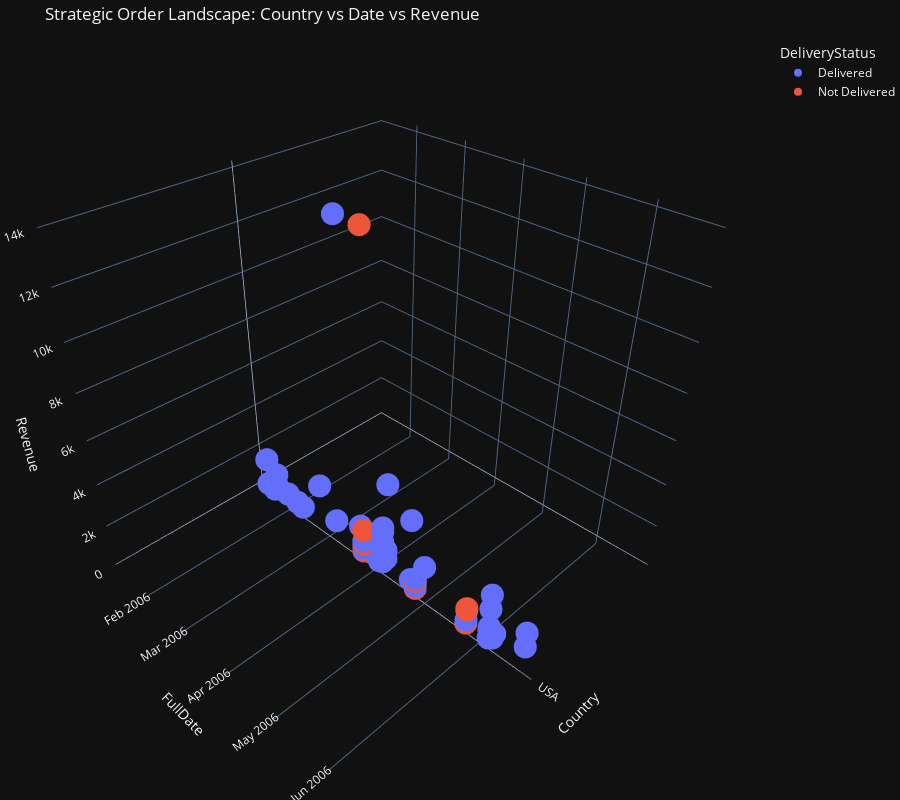

The notebook cell saved with this chart:
### Markdown cell above
## 6. 3D Order Landscape

### Code cell
fig_3d = px.scatter_3d(
    df,
    x='Country',
    y='FullDate',
    z='Revenue',
    color='DeliveryStatus',
    hover_data=['OrderId', 'ProductName'],
    title='Strategic Order Landscape: Country vs Date vs Revenue',
    template='plotly_dark',
    height=800
)
fig_3d.update_layout(margin=dict(l=0, r=0, b=0, t=40))
fig_3d.show()

### Figure 1 — Plotly figure (JSON) as saved in the notebook; plotly's stock layout.template omitted (floating-point values rounded to 4 significant figures)
{"data": [{"customdata": [[30, "Northwind Traders Beer"], [30, "Northwind Traders Dried Plums"], [31, "Northwind Traders Dried Pears"], [31, "Northwind Traders Dried Apples"], [31, "Northwind Traders Dried Plums"], [32, "Northwind Traders Chai"], [32, "Northwind Traders Coffee"], [33, "Northwind Traders Chocolate Biscuits Mix"], [34, "Northwind Traders Chocolate Biscuits Mix"], [35, "Northwind Traders Chocolate"], [36, "Northwind Traders Clam Chowder"], [37, "Northwind Traders Curry Sauce"], [38, "Northwind Traders Coffee"], [39, "Northwind Traders Chocolate"], [40, "Northwind Traders Green Tea"], [42, "Northwind Traders Boysenberry Spread"], [42, "Northwind Traders Cajun Seasoning"], [42, "Northwind Traders Chocolate Biscuits Mix"], [45, "Northwind Traders Clam Chowder"], [45, "Northwind Traders Crab Meat"], [46, "Northwind Traders Ravioli"], [46, "Northwind Traders Mozzarella"], [47, "Northwind Traders Beer"], [48, "Northwind Traders Curry Sauce"], [48, "Northwind Traders Chocolate Biscuits Mix"], [50, "Northwind Traders Scones"], [51, "Northwind Traders Olive Oil"], [51, "Northwind Traders Clam Chowder"], [51, "Northwind Traders Crab Meat"], [56, "Northwind Traders Chocolate"], [55, "Northwind Traders Beer"], [79, "Northwind Traders Dried Pears"], [79, "Northwind Traders Dried Apples"], [78, "Northwind Traders Fruit Cocktail"], [77, "Northwind Traders Boysenberry Spread"], [76, "Northwind Traders Cajun Seasoning"], [75, "Northwind Traders Chocolate"], [74, "Northwind Traders Chocolate"], [73, "Northwind Traders Clam Chowder"], [72, "Northwind Traders Coffee"], [67, "Northwind Traders Almonds"], [60, "Northwind Traders Mozzarella"], [63, "Northwind Traders Syrup"], [63, "Northwind Traders Curry Sauce"], [58, "Northwind Traders Marmalade"], [58, "Northwind Traders Long Grain Rice"]], "hovertemplate": "DeliveryStatus=Delivered<br>Country=%{x}<br>FullDate=%{y}<br>Revenue=%{z}<br>OrderId=%{customdata[0]}<br>ProductName=%{customdata[1]}<extra></extra>", "legendgroup": "Delivered", "marker": {"color": "#636efa", "symbol": "circle"}, "mode": "markers", "name": "Delivered", "scene": "scene", "showlegend": true, "type": "scatter3d", "x": ["USA", "USA", "USA", "USA", "USA", "USA", "USA", "USA", "USA", "USA", "USA", "USA", "USA", "USA", "USA", "USA", "USA", "USA", "USA", "USA", "USA", "USA", "USA", "USA", "USA", "USA", "USA", "USA", "USA", "USA", "USA", "USA", "USA", "USA", "USA", "USA", "USA", "USA", "USA", "USA", "USA", "USA", "USA", "USA", "USA", "USA"], "y": ["2006-01-15T00:00:00.000000000", "2006-01-15T00:00:00.000000000", "2006-01-20T00:00:00.000000000", "2006-01-20T00:00:00.000000000", "2006-01-20T00:00:00.000000000", "2006-01-22T00:00:00.000000000", "2006-01-22T00:00:00.000000000", "2006-01-30T00:00:00.000000000", "2006-02-06T00:00:00.000000000", "2006-02-10T00:00:00.000000000", "2006-02-23T00:00:00.000000000", "2006-03-06T00:00:00.000000000", "2006-03-10T00:00:00.000000000", "2006-03-22T00:00:00.000000000", "2006-03-24T00:00:00.000000000", "2006-03-24T00:00:00.000000000", "2006-03-24T00:00:00.000000000", "2006-03-24T00:00:00.000000000", "2006-04-07T00:00:00.000000000", "2006-04-07T00:00:00.000000000", "2006-04-05T00:00:00.000000000", "2006-04-05T00:00:00.000000000", "2006-04-08T00:00:00.000000000", "2006-04-05T00:00:00.000000000", "2006-04-05T00:00:00.000000000", "2006-04-05T00:00:00.000000000", "2006-04-05T00:00:00.000000000", "2006-04-05T00:00:00.000000000", "2006-04-05T00:00:00.000000000", "2006-04-03T00:00:00.000000000", "2006-04-05T00:00:00.000000000", "2006-06-23T00:00:00.000000000", "2006-06-23T00:00:00.000000000", "2006-06-05T00:00:00.000000000", "2006-06-05T00:00:00.000000000", "2006-06-05T00:00:00.000000000", "2006-06-05T00:00:00.000000000", "2006-06-08T00:00:00.000000000", "2006-06-05T00:00:00.000000000", "2006-06-07T00:00:00.000000000", "2006-05-24T00:00:00.000000000", "2006-04-30T00:00:00.000000000", "2006-04-25T00:00:00.000000000", "2006-04-25T00:00:00.000000000", "2006-04-22T00:00:00.000000000", "2006-04-22T00:00:00.000000000"], "z": [1400.0, 105.0, 300.0, 530.0, 35.0, 270.0, 920.0, 276.0, 184.0, 127.5, 1930.0, 680.0, 13800.0, 1275.0, 598.0, 250.0, 220.0, 92.0, 482.5, 920.0, 1950.0, 1740.0, 4200.0, 1000.0, 230.0, 200.0, 533.8, 289.5, 552.0, 127.5, 1218.0, 900.0, 1590.0, 1560.0, 2250.0, 660.0, 510.0, 510.0, 96.5, 230.0, 200.0, 1392.0, 500.0, 120.0, 3240.0, 280.0]}, {"customdata": [[41, "Northwind Traders Coffee"], [43, "Northwind Traders Dried Plums"], [43, "Northwind Traders Green Tea"], [44, "Northwind Traders Chai"], [44, "Northwind Traders Coffee"], [44, "Northwind Traders Green Tea"], [71, "Northwind Traders Crab Meat"], [70, "Northwind Traders Curry Sauce"], [69, "Northwind Traders Dried Plums"], [80, "Northwind Traders Gnocchi"], [81, "Northwind Traders Green Tea"], [81, "Northwind Traders Gnocchi"]], "hovertemplate": "DeliveryStatus=Not Delivered<br>Country=%{x}<br>FullDate=%{y}<br>Revenue=%{z}<br>OrderId=%{customdata[0]}<br>ProductName=%{customdata[1]}<extra></extra>", "legendgroup": "Not Delivered", "marker": {"color": "#EF553B", "symbol": "circle"}, "mode": "markers", "name": "Not Delivered", "scene": "scene", "showlegend": true, "type": "scatter3d", "x": ["USA", "USA", "USA", "USA", "USA", "USA", "USA", "USA", "USA", "USA", "USA", "USA"], "y": ["2006-03-24T00:00:00.000000000", "2006-03-24T00:00:00.000000000", "2006-03-24T00:00:00.000000000", "2006-03-24T00:00:00.000000000", "2006-03-24T00:00:00.000000000", "2006-03-24T00:00:00.000000000", "2006-05-24T00:00:00.000000000", "2006-05-24T00:00:00.000000000", "2006-05-24T00:00:00.000000000", "2006-04-25T00:00:00.000000000", "2006-04-25T00:00:00.000000000", "2006-04-25T00:00:00.000000000"], "z": [13800.0, 70.0, 149.5, 450.0, 1150.0, 74.75, 736.0, 800.0, 52.5, 380.0, 0.0, 0.0]}], "layout": {"height": 800, "legend": {"title": {"text": "DeliveryStatus"}, "tracegroupgap": 0}, "margin": {"b": 0, "l": 0, "r": 0, "t": 40}, "scene": {"domain": {"x": [0, 1], "y": [0, 1]}, "xaxis": {"title": {"text": "Country"}}, "yaxis": {"title": {"text": "FullDate"}}, "zaxis": {"title": {"text": "Revenue"}}}, "title": {"text": "Strategic Order Landscape: Country vs Date vs Revenue"}}}
